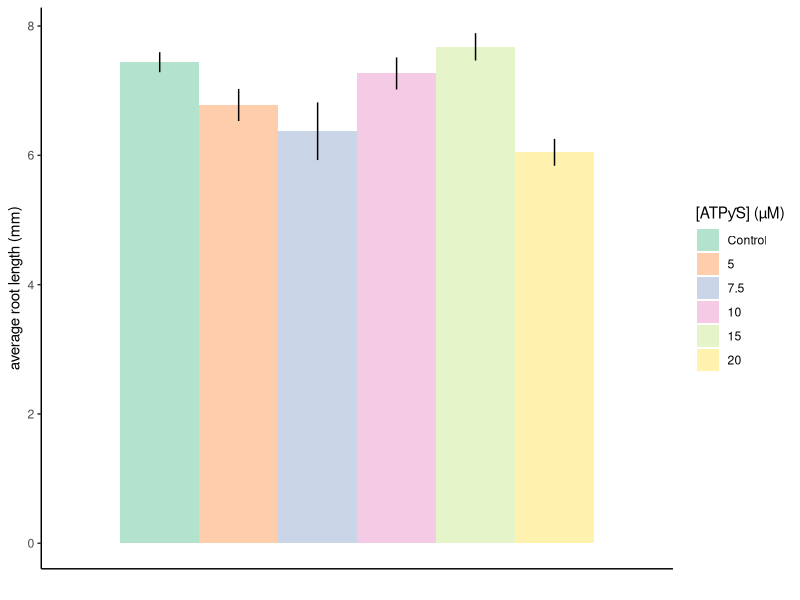
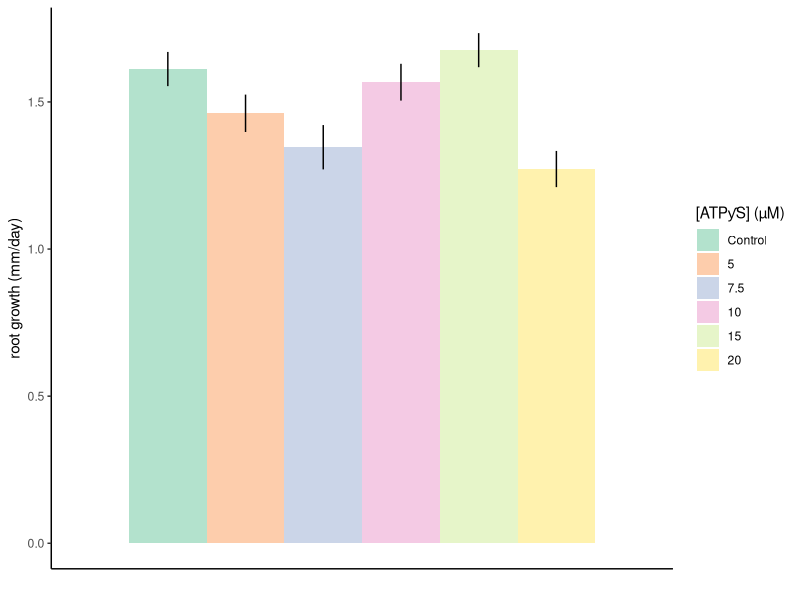
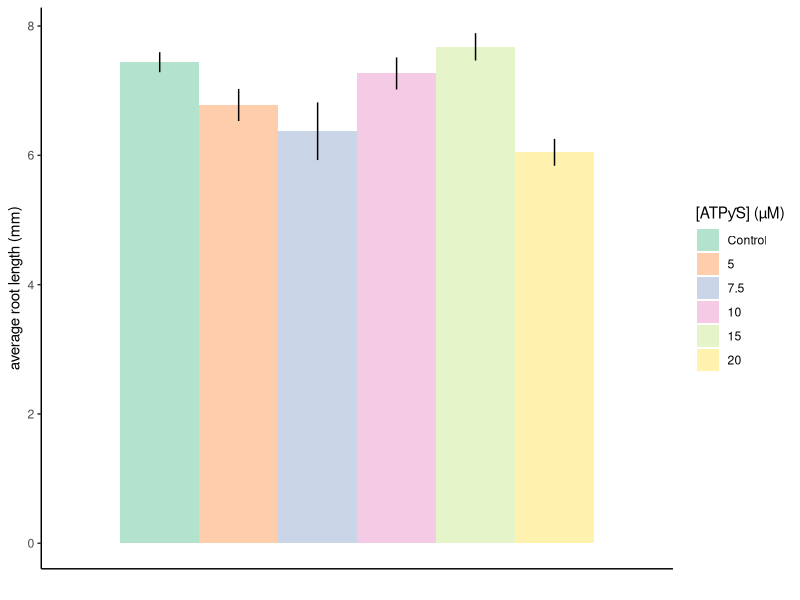
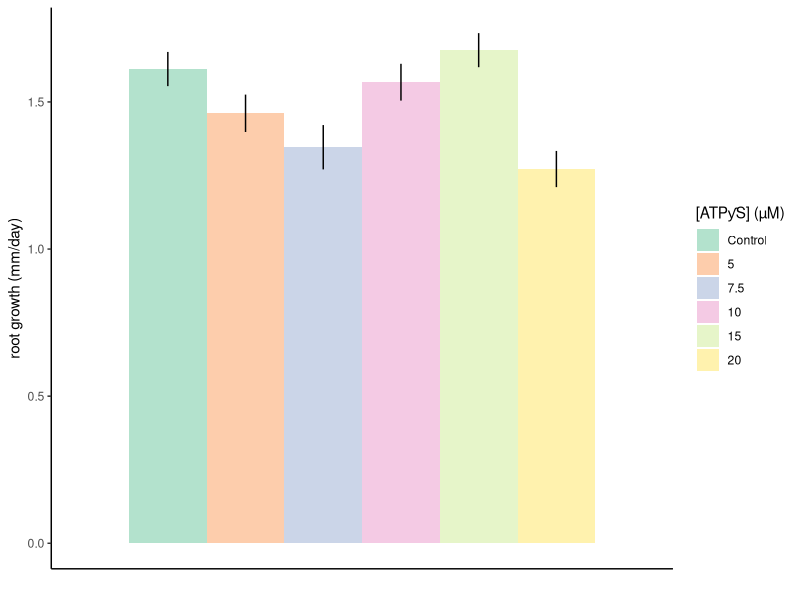

Reproduce these figures in R, in order.
## ---- chunk 1
knitr::opts_chunk$set(echo = TRUE)
library(tidyverse)
library(ggpubr)
library(dplyr)
library(ggplot2)
library(vegan)
library(RColorBrewer)
theme_set(theme_classic()) # Set the theme

setwd("C:/Users/Marcela Morassi/Documents/Github/ClarkLab")


exp7_final <- read.csv("exp7_data.csv")
## ---- chunk 2
#final length
exp7 <- exp7_final %>% 
  mutate(ATP_conc = as.character(ATP_conc)) %>% 
  filter(day==7, root>0) %>% 
  mutate(ATP_conc = factor(ATP_conc, levels = c("0", "5", "7.5", "10", "15", "20")))
#SE
exp7_SE <- exp7 %>% 
  group_by(genotype, ATP_conc) %>% 
  summarise(mean_root = mean(root), se = sd(root)  / sqrt(n()))

#growth rate
exp7_rate <- exp7_final %>% 
  mutate(ATP_conc = as.character(ATP_conc)) %>% 
  drop_na() %>% 
  mutate(ATP_conc = factor(ATP_conc, levels = c("0", "5", "7.5", "10", "15", "20")))
#growth rate SE
exp7_rate_SE <- exp7_rate %>% 
  group_by(genotype, ATP_conc) %>% 
  summarise(mean_growth.rate = mean(growth.rate), se = sd(growth.rate)  / sqrt(n()))
## ---- chunk 3
#Marcela final root length
#control v 5
t.test(root ~ ATP_conc, ATP_conc == 0 | ATP_conc ==5, data = exp7, var.equal=FALSE, conf.level=0.95)
#t = 2.2607, df = 30.54, p-value = 0.03106
#control v 7.5
t.test(root ~ ATP_conc, ATP_conc == 0 | ATP_conc ==7.5, data = exp7, var.equal=FALSE, conf.level=0.95)
#t = 2.2625, df = 24.75, p-value = 0.0327
#control v 10
t.test(root ~ ATP_conc, ATP_conc == 0 | ATP_conc ==10, data = exp7, var.equal=FALSE, conf.level=0.95)
#t = 0.59873, df = 35.024, p-value = 0.5532
#control v 15
t.test(root ~ ATP_conc, ATP_conc == 0 | ATP_conc ==15, data = exp7, var.equal=FALSE, conf.level=0.95)
#t = -0.90377, df = 36.595, p-value = 0.372
#control v 20
t.test(root ~ ATP_conc, ATP_conc == 0 | ATP_conc ==20, data = exp7, var.equal=FALSE, conf.level=0.95)
#t = 5.4116, df = 33.429, p-value = 5.269e-06
#5 v 7.5
t.test(root ~ ATP_conc, ATP_conc == 5 | ATP_conc ==7.5, data = exp7, var.equal=FALSE, conf.level=0.95)
#t = 0.79568, df = 31.023, p-value = 0.4323
#5 v 20
t.test(root ~ ATP_conc, ATP_conc == 5 | ATP_conc ==20, data = exp7, var.equal=FALSE, conf.level=0.95)

exp7%>% 
  select(root, ATP_conc) %>% 
  filter(ATP_conc=="20") %>% 
  summary()


## ---- chunk 4
#Marcela final root length
#control v 5
t.test(growth.rate ~ ATP_conc, ATP_conc == 0 | ATP_conc ==5, data = exp7_rate, var.equal=FALSE, conf.level=0.95)
#t = 1.7448, df = 154.96, p-value = 0.083
#control v 7.5
t.test(growth.rate ~ ATP_conc, ATP_conc == 0 | ATP_conc ==7.5, data = exp7_rate, var.equal=FALSE, conf.level=0.95)
#t = 2.7908, df = 155.97, p-value = 0.005915
#control v 10
t.test(growth.rate ~ ATP_conc, ATP_conc == 0 | ATP_conc ==10, data = exp7_rate, var.equal=FALSE, conf.level=0.95)
#t = 0.52521, df = 169.61, p-value = 0.6001
#control v 15
t.test(growth.rate ~ ATP_conc, ATP_conc == 0 | ATP_conc ==15, data = exp7_rate, var.equal=FALSE, conf.level=0.95)
#t = -0.78177, df = 166, p-value = 0.4355
#control v 20
t.test(growth.rate ~ ATP_conc, ATP_conc == 0 | ATP_conc ==20, data = exp7_rate, var.equal=FALSE, conf.level=0.95)
#t = 4.0107, df = 160.92, p-value = 9.247e-05
#5 v 7.5
t.test(growth.rate ~ ATP_conc, ATP_conc == 5 | ATP_conc ==7.5, data = exp7_rate, var.equal=FALSE, conf.level=0.95)
#t = 1.1693, df = 155.84, p-value = 0.2441
#5 v 20
t.test(growth.rate ~ ATP_conc, ATP_conc == 5 | ATP_conc ==20, data = exp7_rate, var.equal=FALSE, conf.level=0.95)

exp7_rate%>% 
  select(growth.rate, ATP_conc) %>% 
  filter(ATP_conc=="20") %>% 
  summary()

## ---- chunk 5


##Final root length
#Marcela
ggplot(exp7_SE, aes(x = genotype, y = mean_root, fill = ATP_conc, group = factor (ATP_conc)), col=palette) +
  geom_col(stat="identity", position = position_dodge())+
  xlab("")+ylab("average root length (mm)")+
  theme(axis.text.x=element_blank(),
        axis.ticks.x=element_blank())+
  geom_linerange( aes(ymin = mean_root - se, ymax = mean_root + se),  width=.2,
                  position=position_dodge(.9))+
  scale_fill_brewer(palette = "Pastel2", name = "[ATPƴS] (µM)", labels=c("Control", "5","7.5",
                                                             "10","15", "20"))
ggsave("exp7_finalgrowth.png")

#growth rate
ggplot(exp7_rate_SE, aes(x = genotype, y = mean_growth.rate, fill = ATP_conc, group = factor (ATP_conc)), col=palette) +
  geom_col(stat="identity", position = position_dodge())+
  xlab("")+ylab("root growth (mm/day)")+
  theme(axis.text.x=element_blank(),
        axis.ticks.x=element_blank())+
  geom_linerange( aes(ymin = mean_growth.rate - se, ymax = mean_growth.rate + se),  width=.2,
                  position=position_dodge(.9))+
  scale_fill_brewer(palette = "Pastel2", name = "[ATPƴS] (µM)", labels=c("Control", "5","7.5",
                                                             "10","15", "20"))

ggsave("exp7_growthrate.png")
